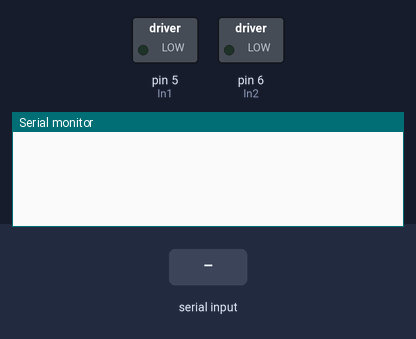
Bench run of a sketch on a simulated Arduino Uno, built with avr-gcc and run on an emulated ATmega328P. On the bench: switched loads named in the sketch (green lamp = pin HIGH), the last lines printed to the serial monitor. The inputs (shaded band) are chosen by the test bench.

Above: at 1.2 s.
1.3 s: "90,45\n" received over Serial
At 3.5 s:
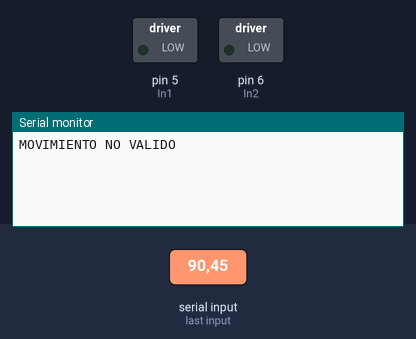
3.8 s: "0\n" received over Serial
At 5.5 s:
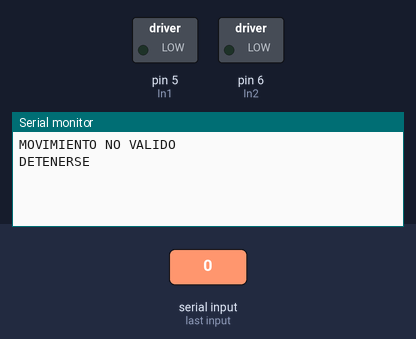
6.4 s: "1\n" received over Serial
At 8.7 s:
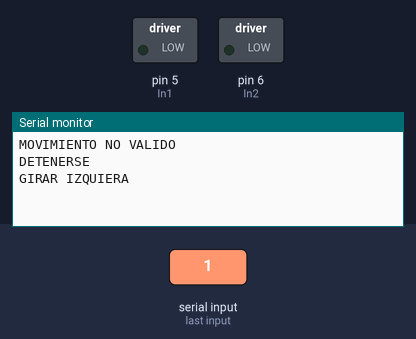

The sketch:

P25_PuenteHL298.ino
```cpp
//L298 - MODULO
// ---2 PUENTES H
// ENA, IN1, IN2, OUP1, OUT2 = VELOCIDAD DE GIRO, SENTIDO DE GIRO
// ENB, IN3 ,IN4, OUT3, OUT4
int ENA = 3;  //PIN PM
int In1 = 5;
int In2 = 6;

//conectan al motor
//out 1 y 2 se conectan directamente del puente h al motor


void setup() {
  // put your setup code here, to run once:
  pinMode(In1, OUTPUT);
  pinMode(In2, OUTPUT);
  //ENA no lleva porque es PM
  Serial.begin(9600);
  Serial.setTime(10);

}

void loop() {
  // put your main code here, to run repeatedly:
  if(Serial.available()>0){
    int v = Serial.readString().toInt();
    if (v == 0){
      Serial.println("DETENERSE");
      digitalWrite(In1,0);
      digitalWrite(In2,0);
      digitalWrite(ENA,0);

    }
    else if(v==1){
      Serial.println("GIRAR IZQUIERA");
      digitalWrite(In1,0);
      digitalWrite(In2,0);
      digitalWrite(ENA,0);
    }
    else if(v==1){
      Serial.println("GIRAR DERECHA");
      digitalWrite(In1,0);
      digitalWrite(In2,0);
      digitalWrite(ENA,0);
    }
    else{
      Serial.println("MOVIMIENTO NO VALIDO");

    }
  }
  delay(100);
}
```

Measured:
- after the input at 1.3 s, the serial monitor: prints a new line after 1.1 s (image 1)
- after the input at 3.8 s, the serial monitor: prints a new line after 1.1 s (image 2)
- after the input at 6.4 s, the serial monitor: prints a new line after 1.1 s (image 3)
